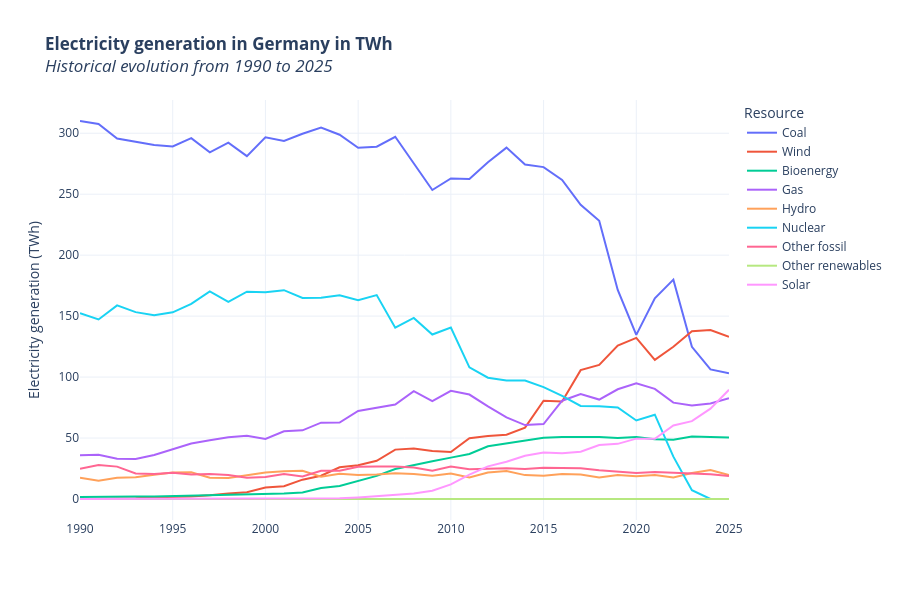

Here is the notebook cell this chart was saved with:
### Code cell
fig = px.line(
    df_ger_generation_twh,
    x="Year",
    y="value",
    color="Variable",
    title="<b>Electricity generation in Germany in TWh</b><br><i>Historical evolution from 1990 to 2025</i>",
    template="plotly_white",
    height=600,
)

# Customize Layout
fig.update_layout(
    xaxis_title="",
    yaxis_title="Electricity generation (TWh)",
    legend_title_text="Resource",
    hovermode="x unified",  # Shows all country prices for that month in one tooltip
)

fig.show()

### Figure 1 — Plotly figure (JSON) as saved in the notebook; plotly's stock layout.template omitted (floating-point values rounded to 4 significant figures)
{"data": [{"hovertemplate": "Variable=Coal<br>Year=%{x}<br>value=%{y}<extra></extra>", "legendgroup": "Coal", "line": {"color": "#636efa", "dash": "solid"}, "marker": {"symbol": "circle"}, "mode": "lines", "name": "Coal", "orientation": "v", "showlegend": true, "type": "scatter", "x": [1990, 1991, 1992, 1993, 1994, 1995, 1996, 1997, 1998, 1999, 2000, 2001, 2002, 2003, 2004, 2005, 2006, 2007, 2008, 2009, 2010, 2011, 2012, 2013, 2014, 2015, 2016, 2017, 2018, 2019, 2020, 2021, 2022, 2023, 2024, 2025], "xaxis": "x", "y": [310.0, 307.7, 295.7, 293.2, 290.3, 289.1, 296.0, 284.3, 292.3, 281.3, 296.7, 293.7, 299.6, 304.6, 298.8, 288.1, 288.9, 297.1, 275.2, 253.4, 262.9, 262.5, 276.2, 288.2, 274.4, 272.2, 261.8, 241.3, 228.2, 171.4, 134.6, 164.7, 179.9, 124.8, 106.3, 103.2], "yaxis": "y"}, {"hovertemplate": "Variable=Wind<br>Year=%{x}<br>value=%{y}<extra></extra>", "legendgroup": "Wind", "line": {"color": "#EF553B", "dash": "solid"}, "marker": {"symbol": "circle"}, "mode": "lines", "name": "Wind", "orientation": "v", "showlegend": true, "type": "scatter", "x": [1990, 1991, 1992, 1993, 1994, 1995, 1996, 1997, 1998, 1999, 2000, 2001, 2002, 2003, 2004, 2005, 2006, 2007, 2008, 2009, 2010, 2011, 2012, 2013, 2014, 2015, 2016, 2017, 2018, 2019, 2020, 2021, 2022, 2023, 2024, 2025], "xaxis": "x", "y": [0.07, 0.22, 0.29, 0.67, 1.43, 1.71, 2.08, 3.03, 4.59, 5.53, 9.35, 10.46, 15.86, 19.09, 26.02, 27.77, 31.32, 40.51, 41.38, 39.42, 38.55, 49.86, 51.68, 52.74, 58.5, 80.62, 79.92, 105.7, 110.0, 125.9, 132.1, 114.2, 124.8, 137.5, 138.6, 133.0], "yaxis": "y"}, {"hovertemplate": "Variable=Bioenergy<br>Year=%{x}<br>value=%{y}<extra></extra>", "legendgroup": "Bioenergy", "line": {"color": "#00cc96", "dash": "solid"}, "marker": {"symbol": "circle"}, "mode": "lines", "name": "Bioenergy", "orientation": "v", "showlegend": true, "type": "scatter", "x": [1990, 1991, 1992, 1993, 1994, 1995, 1996, 1997, 1998, 1999, 2000, 2001, 2002, 2003, 2004, 2005, 2006, 2007, 2008, 2009, 2010, 2011, 2012, 2013, 2014, 2015, 2016, 2017, 2018, 2019, 2020, 2021, 2022, 2023, 2024, 2025], "xaxis": "x", "y": [1.6, 1.87, 2.04, 1.97, 2.07, 2.43, 2.5, 2.65, 3.06, 3.51, 4.33, 4.59, 5.31, 8.95, 10.64, 14.71, 18.94, 24.62, 28.02, 30.89, 33.92, 36.89, 43.2, 45.51, 48.29, 50.33, 50.93, 50.92, 50.79, 50.13, 50.93, 49.1, 48.6, 51.26, 51.08, 50.53], "yaxis": "y"}, {"hovertemplate": "Variable=Gas<br>Year=%{x}<br>value=%{y}<extra></extra>", "legendgroup": "Gas", "line": {"color": "#ab63fa", "dash": "solid"}, "marker": {"symbol": "circle"}, "mode": "lines", "name": "Gas", "orientation": "v", "showlegend": true, "type": "scatter", "x": [1990, 1991, 1992, 1993, 1994, 1995, 1996, 1997, 1998, 1999, 2000, 2001, 2002, 2003, 2004, 2005, 2006, 2007, 2008, 2009, 2010, 2011, 2012, 2013, 2014, 2015, 2016, 2017, 2018, 2019, 2020, 2021, 2022, 2023, 2024, 2025], "xaxis": "x", "y": [35.9, 36.3, 33.0, 32.8, 36.1, 41.1, 45.56, 48.1, 50.74, 51.8, 49.2, 55.5, 56.3, 62.59, 62.67, 72.19, 74.73, 77.45, 88.48, 80.27, 88.76, 85.67, 75.95, 67.0, 60.61, 61.47, 80.62, 86.04, 81.56, 90.0, 95.0, 90.31, 79.05, 76.66, 78.41, 82.67], "yaxis": "y"}, {"hovertemplate": "Variable=Hydro<br>Year=%{x}<br>value=%{y}<extra></extra>", "legendgroup": "Hydro", "line": {"color": "#FFA15A", "dash": "solid"}, "marker": {"symbol": "circle"}, "mode": "lines", "name": "Hydro", "orientation": "v", "showlegend": true, "type": "scatter", "x": [1990, 1991, 1992, 1993, 1994, 1995, 1996, 1997, 1998, 1999, 2000, 2001, 2002, 2003, 2004, 2005, 2006, 2007, 2008, 2009, 2010, 2011, 2012, 2013, 2014, 2015, 2016, 2017, 2018, 2019, 2020, 2021, 2022, 2023, 2024, 2025], "xaxis": "x", "y": [17.43, 14.89, 17.4, 17.88, 19.93, 21.78, 21.96, 17.36, 17.22, 19.65, 21.73, 22.73, 23.12, 18.32, 20.75, 19.64, 20.03, 21.17, 20.44, 19.03, 20.95, 17.67, 21.75, 23.0, 19.59, 18.98, 20.55, 20.15, 17.69, 19.73, 18.72, 19.66, 17.62, 21.24, 23.83, 19.56], "yaxis": "y"}, {"hovertemplate": "Variable=Nuclear<br>Year=%{x}<br>value=%{y}<extra></extra>", "legendgroup": "Nuclear", "line": {"color": "#19d3f3", "dash": "solid"}, "marker": {"symbol": "circle"}, "mode": "lines", "name": "Nuclear", "orientation": "v", "showlegend": true, "type": "scatter", "x": [1990, 1991, 1992, 1993, 1994, 1995, 1996, 1997, 1998, 1999, 2000, 2001, 2002, 2003, 2004, 2005, 2006, 2007, 2008, 2009, 2010, 2011, 2012, 2013, 2014, 2015, 2016, 2017, 2018, 2019, 2020, 2021, 2022, 2023, 2024, 2025], "xaxis": "x", "y": [152.5, 147.2, 158.8, 153.3, 150.7, 153.1, 160.0, 170.3, 161.6, 170.0, 169.6, 171.3, 164.8, 165.1, 167.1, 163.1, 167.3, 140.5, 148.5, 134.9, 140.6, 108.0, 99.46, 97.29, 97.13, 91.79, 84.63, 76.32, 76.0, 75.07, 64.38, 69.13, 34.71, 7.22, 0.0, 0.0], "yaxis": "y"}, {"hovertemplate": "Variable=Other fossil<br>Year=%{x}<br>value=%{y}<extra></extra>", "legendgroup": "Other fossil", "line": {"color": "#FF6692", "dash": "solid"}, "marker": {"symbol": "circle"}, "mode": "lines", "name": "Other fossil", "orientation": "v", "showlegend": true, "type": "scatter", "x": [1990, 1991, 1992, 1993, 1994, 1995, 1996, 1997, 1998, 1999, 2000, 2001, 2002, 2003, 2004, 2005, 2006, 2007, 2008, 2009, 2010, 2011, 2012, 2013, 2014, 2015, 2016, 2017, 2018, 2019, 2020, 2021, 2022, 2023, 2024, 2025], "xaxis": "x", "y": [24.75, 27.84, 26.57, 20.87, 20.53, 21.47, 20.11, 20.55, 19.74, 17.49, 18.05, 20.52, 18.53, 23.08, 23.12, 26.53, 26.71, 26.58, 25.74, 23.23, 26.59, 24.47, 24.77, 25.25, 24.67, 25.57, 25.39, 25.16, 23.63, 22.4, 21.28, 22.24, 21.65, 20.96, 20.39, 18.91], "yaxis": "y"}, {"hovertemplate": "Variable=Other renewables<br>Year=%{x}<br>value=%{y}<extra></extra>", "legendgroup": "Other renewables", "line": {"color": "#B6E880", "dash": "solid"}, "marker": {"symbol": "circle"}, "mode": "lines", "name": "Other renewables", "orientation": "v", "showlegend": true, "type": "scatter", "x": [1990, 1991, 1992, 1993, 1994, 1995, 1996, 1997, 1998, 1999, 2000, 2001, 2002, 2003, 2004, 2005, 2006, 2007, 2008, 2009, 2010, 2011, 2012, 2013, 2014, 2015, 2016, 2017, 2018, 2019, 2020, 2021, 2022, 2023, 2024, 2025], "xaxis": "x", "y": [0.0, 0.0, 0.0, 0.0, 0.0, 0.0, 0.0, 0.0, 0.0, 0.0, 0.0, 0.0, 0.0, 0.0, 0.0, 0.0, 0.0, 0.0, 0.02, 0.02, 0.03, 0.02, 0.03, 0.08, 0.1, 0.13, 0.17, 0.16, 0.18, 0.2, 0.23, 0.24, 0.21, 0.19, 0.22, 0.0], "yaxis": "y"}, {"hovertemplate": "Variable=Solar<br>Year=%{x}<br>value=%{y}<extra></extra>", "legendgroup": "Solar", "line": {"color": "#FF97FF", "dash": "solid"}, "marker": {"symbol": "circle"}, "mode": "lines", "name": "Solar", "orientation": "v", "showlegend": true, "type": "scatter", "x": [1990, 1991, 1992, 1993, 1994, 1995, 1996, 1997, 1998, 1999, 2000, 2001, 2002, 2003, 2004, 2005, 2006, 2007, 2008, 2009, 2010, 2011, 2012, 2013, 2014, 2015, 2016, 2017, 2018, 2019, 2020, 2021, 2022, 2023, 2024, 2025], "xaxis": "x", "y": [0.0, 0.0, 0.0, 0.0, 0.0, 0.0, 0.01, 0.01, 0.01, 0.02, 0.0, 0.1, 0.2, 0.31, 0.56, 1.31, 2.27, 3.14, 4.51, 6.72, 11.96, 19.99, 26.74, 30.62, 35.45, 38.08, 37.56, 38.76, 44.32, 45.22, 49.5, 49.34, 60.3, 63.87, 74.13, 89.62], "yaxis": "y"}], "layout": {"height": 600, "hovermode": "x unified", "legend": {"title": {"text": "Resource"}, "tracegroupgap": 0}, "title": {"text": "<b>Electricity generation in Germany in TWh</b><br><i>Historical evolution from 1990 to 2025</i>"}, "xaxis": {"anchor": "y", "domain": [0, 1], "title": {"text": ""}}, "yaxis": {"anchor": "x", "domain": [0, 1], "title": {"text": "Electricity generation (TWh)"}}}}
